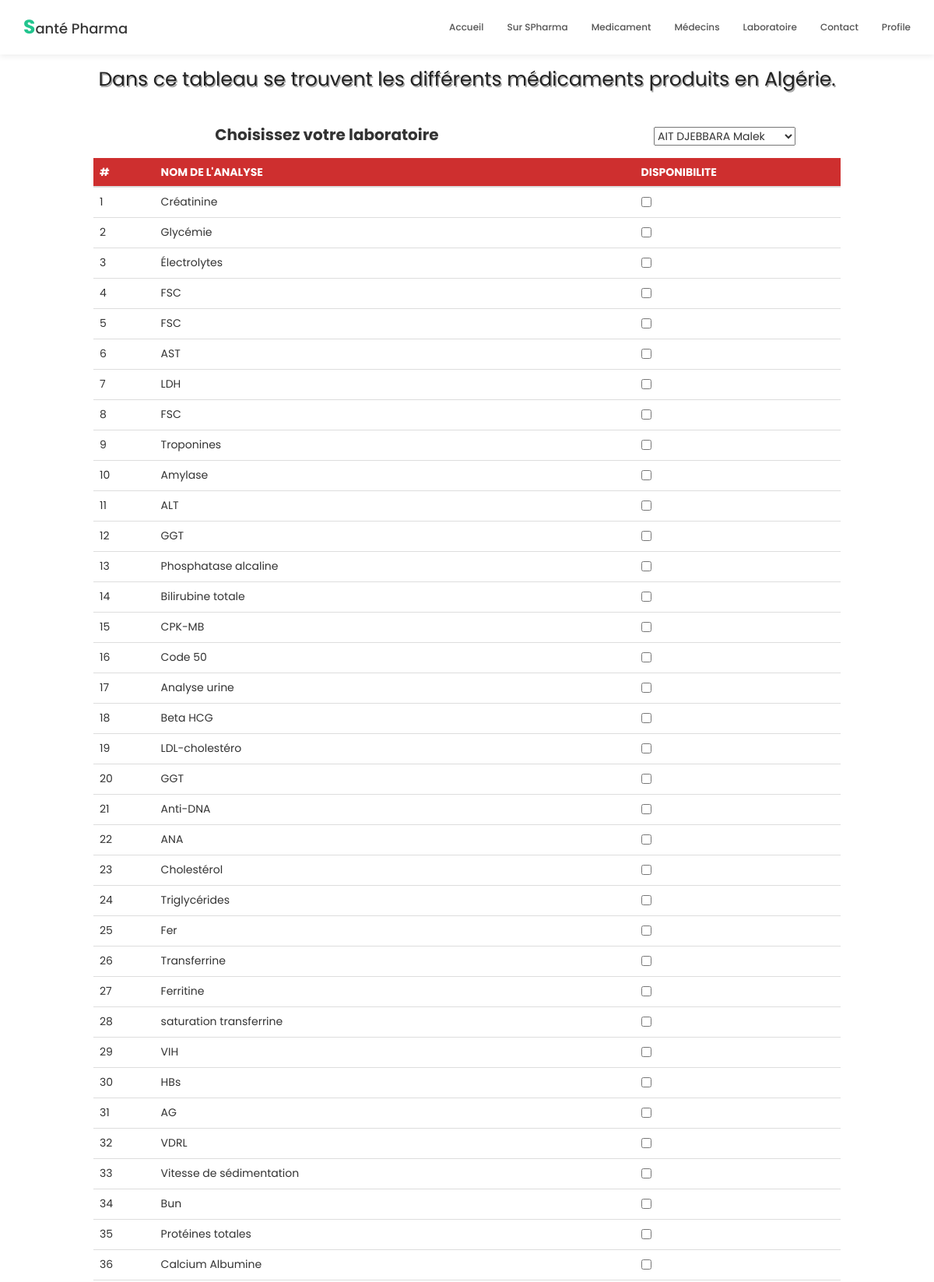
The app's page /listelaboratoire.php (upper part) with its own data.
### tables this page shows
CREATE TABLE `examenbioch` (
  `ID` int(3) NOT NULL,
  `NOM_DE_ANALYSE` varchar(271) DEFAULT NULL
);

### listelaboratoire.php (the view, shortened to what this page needs)
<!DOCTYPE html>
<html lang="en">
<head>
     <link rel="stylesheet" href="css/bootstrap.min.css">
     <link rel="stylesheet" href="css/font-awesome.min.css">
     <link rel="stylesheet" href="css/animate.css">
     <link rel="stylesheet" href="css/owl.carousel.css">
     <link rel="stylesheet" href="css/owl.theme.default.min.css">
     <link rel="stylesheet" href="css/tooplate-style.css">
</head>
<body id="top" data-spy="scroll" data-target=".navbar-collapse" data-offset="50">
     <section class="navbar navbar-default navbar-static-top" role="navigation">
          <div class="container">
               <div class="navbar-header">
                    <a href="index.php" class="navbar-brand"><b>S</b>anté Pharma</a>
               </div>
               <div class="collapse navbar-collapse">
                    <ul class="nav navbar-nav navbar-right">
                         <li><a href="index.php" class="smoothScroll">Accueil</a></li>
                         <li><a href="index.php" class="smoothScroll">Sur SPharma</a></li>
                         <li><a href="medicament.php" class="smoothScroll">Medicament</a></li>
                         <li><a href="index.php" class="smoothScroll">Médecins</a></li>
                         <li><a href="index.php" class="smoothScroll">Laboratoire</a></li>
                         <li><a href="#google-map" class="smoothScroll">Contact</a></li>
                         <li class="nav-item dropdown">
                              <a class="nav-link dropdown-toggle" data-toggle="dropdown" href="#" role="button" aria-haspopup="true" aria-expanded="false">Profile</a>
                         </li>
                    </ul>
               </div>
          </div>
     </section>
     <div class="tab_def">
          <p>
               Dans ce tableau se trouvent les différents médicaments produits en Algérie. <br></p>
     </div>
     <form action="disponibilite_analyse.php" method="post">
          <table class="table table-hover">
               <thead style="background-color: #ce2f2f; color: white">
               <tr>
                    <th scope="col">#</th>
                    <th scope="col">NOM DE L'ANALYSE</th>
                    <th scope="col">DISPONIBILITE</th>
               </thead>
               <tbody>
               <?php
                    include("connexion3.php");
                    $query = "select * from laboratoire";
                    $stat = $conn->query($query);
                    $tab = $stat->fetchAll();
                    echo "<label for='cars' style='font-weight:bold; font-size:20px; width:70%; text-align:center; margin:auto; padding:15px;'>Choisissez votre laboratoire</label>";
                    echo "<select name='id_U'>";
                    foreach($tab as $ligne)
                    {
                         echo "<option value='".$ligne ["id_U"]."'>".$ligne ["Nom"] ." " . $ligne ["prenom"] ."</option>";
                    }
                    echo "</select>";
                    $query = "select * from examenbioch";
                    $stat = $conn->query($query);
                    $tab = $stat->fetchAll();
                    foreach($tab as $ligne)
                    {
                         echo "<tr><td>".$ligne ["ID"]."</td><td>".$ligne ["NOM_DE_ANALYSE"]."</td><td><input type='checkbox' id=".$ligne ["ID"]." name='analyseDisponible[]' value='".$ligne ["ID"]."' aria-label='...'</td></tr>";
                    }
               ?>
               </tbody>
          </table>
     </form>
</body>
</html>

### css/tooplate-style.css (style rules this page uses)
body { background: #ffffff; font-family: 'Poppins', sans-serif; overflow-x: hidden; }
p { color: #222222; font-size: 16px; font-weight: normal; line-height: 24px; }
b { font-size: 25px; font-weight: bold; color: #22c48e; }
html { -webkit-font-smoothing: antialiased; }
a { color: #252525; -webkit-transition: 0.5s; transition: 0.5s; text-decoration: none !important; }
.navbar-default { background: #ffffff; box-shadow: 0 2px 8px rgba(0,0,0,.075); border: none; margin-bottom: 0; padding: 10px; }
.navbar-default .navbar-brand { color: #393939; font-weight: 500; }
.navbar-default .navbar-brand b { color: #22c48e; }
.navbar-default .navbar-nav li a { color: #555555; font-size: 12px; font-weight: 500; padding-right: 20px; padding-left: 20px; -webkit-transition: all ease-in-out 0.4s; transition: all ease-in-out 0.4s; }
.table { width: 80%; margin: auto; }
.table thead { background-color: #22c48e; }
.tab_def p { text-align: center; font-size: 25px; padding: 20px; text-shadow: 1.5px 1.5px rgb(168, 168, 168); }
@media only screen and (max-width: 1200px) { .navbar-default .navbar-nav li a { padding-right: 15px; padding-left: 15px; } }

### records on screen
examenbioch: ID "1", NOM_DE_ANALYSE "Créatinine"
examenbioch: ID "2", NOM_DE_ANALYSE "Glycémie"
examenbioch: ID "3", NOM_DE_ANALYSE "Électrolytes"
examenbioch: ID "4", NOM_DE_ANALYSE "FSC"
examenbioch: ID "5", NOM_DE_ANALYSE "FSC"
examenbioch: ID "6", NOM_DE_ANALYSE "AST"
examenbioch: ID "7", NOM_DE_ANALYSE "LDH"
examenbioch: ID "8", NOM_DE_ANALYSE "FSC"
examenbioch: ID "9", NOM_DE_ANALYSE "Troponines"
examenbioch: ID "10", NOM_DE_ANALYSE "Amylase"
examenbioch: ID "11", NOM_DE_ANALYSE "ALT"
examenbioch: ID "12", NOM_DE_ANALYSE "GGT"
examenbioch: ID "13", NOM_DE_ANALYSE "Phosphatase alcaline"
examenbioch: ID "14", NOM_DE_ANALYSE "Bilirubine totale"
examenbioch: ID "15", NOM_DE_ANALYSE "CPK-MB"
examenbioch: ID "16", NOM_DE_ANALYSE "Code 50"
examenbioch: ID "17", NOM_DE_ANALYSE "Analyse urine"
examenbioch: ID "18", NOM_DE_ANALYSE "Beta HCG"
examenbioch: ID "19", NOM_DE_ANALYSE "LDL-cholestéro"
examenbioch: ID "20", NOM_DE_ANALYSE "GGT"
examenbioch: ID "21", NOM_DE_ANALYSE "Anti-DNA"
examenbioch: ID "22", NOM_DE_ANALYSE "ANA"
examenbioch: ID "23", NOM_DE_ANALYSE "Cholestérol"
examenbioch: ID "24", NOM_DE_ANALYSE "Triglycérides"
examenbioch: ID "25", NOM_DE_ANALYSE "Fer"
examenbioch: ID "26", NOM_DE_ANALYSE "Transferrine"
examenbioch: ID "27", NOM_DE_ANALYSE "Ferritine"
examenbioch: ID "28", NOM_DE_ANALYSE "saturation transferrine"
examenbioch: ID "29", NOM_DE_ANALYSE "VIH"
examenbioch: ID "30", NOM_DE_ANALYSE "HBs"
examenbioch: ID "31", NOM_DE_ANALYSE "AG"
examenbioch: ID "32", NOM_DE_ANALYSE "VDRL"
examenbioch: ID "33", NOM_DE_ANALYSE "Vitesse de sédimentation"
examenbioch: ID "34", NOM_DE_ANALYSE "Bun"
examenbioch: ID "35", NOM_DE_ANALYSE "Protéines totales"
examenbioch: ID "36", NOM_DE_ANALYSE "Calcium Albumine"

### other values on screen
form field id_U "AIT DJEBBARA Malek"
